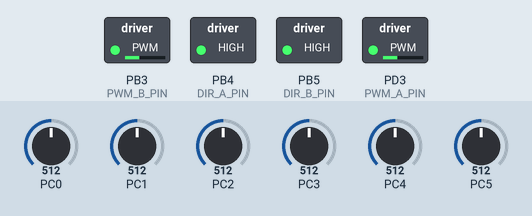
The program below on a simulated ATmega328P, built with avr-gcc and emulated at 16 MHz. On the bench: switched loads named in the program (green lamp = pin HIGH). The inputs (shaded band) are chosen by the test bench; at power-on: PC1 = 512, PC2 = 512, PC5 = 512, PC0 = 512, PC3 = 512, PC4 = 512.

Above: at 1.2 s.
1.3 s: PC1 set to 544
At 5.26 s:
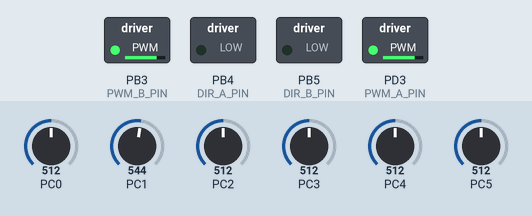
5.3 s: PC2 set to 509
8.8 s: PC5 set to 562
13.0 s: PC0 set to 716
At 14.6 s:
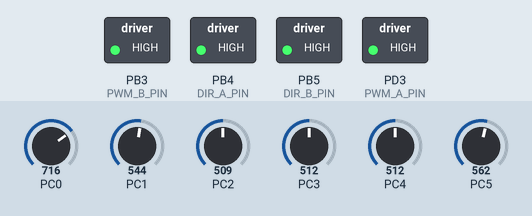
15.4 s: PC0 set to 490
19.6 s: PC0 set to 510
Timing chart, 0 to 23.1 s (numbered marks = the images above; inputs shaded):
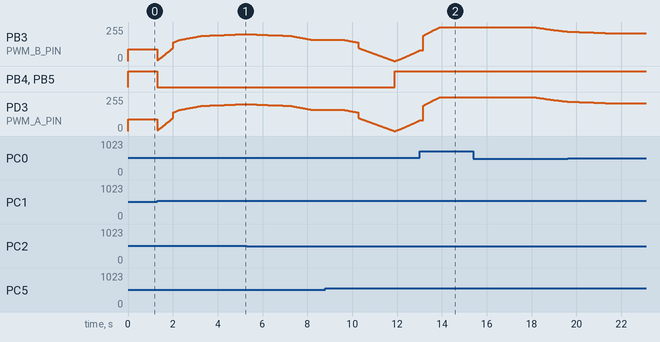

Measured:
- the behaviour switches between 532 and 533 on PC1 (found by bisection; images 0 and 1)
- after the input at 1.3 s, PB4 (DIR_A_PIN), PB5 (DIR_B_PIN): HIGH → LOW at once
- after the input at 8.8 s, PB4 (DIR_A_PIN), PB5 (DIR_B_PIN): LOW → HIGH after 3.1 s
- after the input at 15.4 s, PB3 (PWM_B_PIN), PD3 (PWM_A_PIN): moves from 255/255 to 221/255 over 1.5 s, starting after 2.7 s

The program:

main.c
```c
// (licence header left out)
// This program is free software: you can redistribute it and/or modify
// it under the terms of the GNU General Public License as published by
// the Free Software Foundation, either version 3 of the License, or
// (at your option) any later version.
//
// This program is distributed in the hope that it will be useful,
// but WITHOUT ANY WARRANTY; without even the implied warranty of
// MERCHANTABILITY or FITNESS FOR A PARTICULAR PURPOSE.  See the
// GNU General Public License for more details.
//
// You should have received a copy of the GNU General Public License
// along with this program.  If not, see <http://www.gnu.org/licenses/>.

#include "fixp.h"
#include <stdlib.h>
#include <stdbool.h>
#include <math.h> // Make sure we pick up the optimized AVR math lib.
#include <stdint.h>
#include <stdfix.h>
#include <avr/interrupt.h>
#include "pins.h"
#include "adc.h"

#define TARGET_LOOP_HZ (500)
#define TICKS_PER_LOOP (F_CPU / TARGET_LOOP_HZ)
#define TICK_SECONDS (ACC_LITERAL(1.0) / TARGET_LOOP_HZ)

// Calculate the scaling factor from gyro ADC reading to radians.  The gyro is
// ratiometric with Vs but it doesn't use the full range.
#define RADIANS_PER_DEGREE 0.0174532925
#define V_PER_ADC_UNIT (FRACT_LITERAL(0.0048828125l))
#define GYRO_MAX_DEG_PER_SEC (ACC_LITERAL(150.0))      // From gyro datasheet
#define GYRO_V_PER_DEG_PER_SEC (ACC_LITERAL(0.01125))  // Calibrated value from datasheet.
#define GYRO_DEG_PER_ADC_UNIT (ACC_LITERAL(0.434027777)) // V_PER_ADC_UNIT / GYRO_V_PER_DEG_PER_SEC
#define GYRO_RAD_PER_ADC_UNIT (ACC_LITERAL(0.007575213759)) // (GYRO_DEG_PER_ADC_UNIT * RADIANS_PER_DEGREE)

// Calculate the scaling factor from ADC readings to g.
//
// The accelerometer is ratiometric with Vs but it doesn't use the full range
// from GND to Vs.  At Vs = 5V, it reads about 1V per g.
#define ACCEL_V_PER_G (ACC_LITERAL(1.0))
#define ACCEL_G_PER_ADC_UNIT (V_PER_ADC_UNIT / ACCEL_V_PER_G)

// EEPROM addresses
#define GYRO_OFFSET_ADDR 0
#define GYRO_OFFSET_SIZE sizeof(accum sat)
#define ACCEL_FACT_ADDR (GYRO_OFFSET_ADDR + GYRO_OFFSET_SIZE)
#define ACCEL_FACT_SIZE sizeof(accum sat)

// Default gyro offset used if no calibration has been done.  Unique to each
// gyro.
#define GYRO_OFFSET (ACC_LITERAL(3.982) * GYRO_RAD_PER_ADC_UNIT)

// Allowances for mechanical differences in motors
#define MOTOR_A_FACTOR 1
#define MOTOR_B_FACTOR 1

// Values read from the trim pots.
static uint16_t d_tilt_pot = 512;
static uint16_t x_offset_pot = 512;
static uint16_t gyro_offset_pot = 512;

static accum sat gyro_offset = GYRO_OFFSET;
static accum sat accel_fact = ACC_LITERAL(1);
static bool reset_complete = false;

static accum sat tilt_rads_estimate = ACC_LITERAL(0);
static accum sat tilt_int_rads = ACC_LITERAL(0);

// High water mark for timer values at the end of our ISR.
static long int max_timer = 0;

static accum sat speed = ACC_LITERAL(0);

#define NUM_G_SQ 3
static accum sat total_gs_sq[NUM_G_SQ];
static int gs_idx = 0;

// Counter, used to schedule work that we only do once in a while.
static long int loop_count = 0;
// true if an error has occurred like a timer overflow.
static bool error = false;

#define ABS(x) ((x) < ACC_LITERAL(0) ? -(x) : (x))

// Filter orders.
#define NZEROS 2
#define NPOLES 2

/**
 * Low pass filter. Created via
 * http://www-users.cs.york.ac.uk/~fisher/mkfilter/trad.html
 */
static accum sat filterx(accum sat in)
{
  static accum sat xv[NZEROS+1], yv[NPOLES+1];
  xv[0] = xv[1]; xv[1] = xv[2];
  xv[2] = in / ACC_LITERAL(1.058546241e+03);
  yv[0] = yv[1]; yv[1] = yv[2];
  yv[2] =   (xv[0] + xv[2]) + ACC_LITERAL(2) * xv[1]
                        + ( -ACC_LITERAL(0.9149758348) * yv[0]) + (  ACC_LITERAL(1.9111970674) * yv[1]);
  return yv[2];
}

//static accum sat filtery(accum sat in)
//{
//  static accum sat xv[NZEROS+1], yv[NPOLES+1];
//  xv[0] = xv[1]; xv[1] = xv[2];
//  xv[2] = in / 1.058546241e+03k;
//  yv[0] = yv[1]; yv[1] = yv[2];
//  yv[2] =   (xv[0] + xv[2]) + 2 * xv[1]
//                        + ( -0.9149758348k * yv[0]) + (  1.9111970674k * yv[1]);
//  return yv[2];
//}

/**
 * (Timer 1 == OCR1A) interrupt handler.  Called each time timer 1 hits the top
 * value we set in OCR1A at start of day.
 *
 * The timer is automatically reset to 0 after it hits OCR1A.
 */
ISR(TIMER1_COMPA_vect)
{
  // First step: read the input values from the ADC.  Each ADC conversion takes
  // 0.12msec and we have a budget of 1msec per loop.  First the gyro...
  START_ADC(GYRO_APIN);
  uint16_t raw_gyro_value = wait_for_adc_result();

  // Then the X pin.
  START_ADC(X_APIN);

  // While we're waiting for the X value, convert the gyro value to rads.
  accum sat gyro_rads_per_sec = GYRO_RAD_PER_ADC_UNIT *
                                (ACC_LITERAL(512) - (accum sat)raw_gyro_value);
  gyro_rads_per_sec -= gyro_offset;

  uint16_t raw_x_value = wait_for_adc_result();

  // Then the Y pin.
  START_ADC(Y_APIN);

  // While we're waiting, convert the X value...
  accum sat x_gs = ((accum sat)ACCEL_G_PER_ADC_UNIT) *
                    (raw_x_value - ACC_LITERAL(512));

  uint16_t raw_y_value = wait_for_adc_result();
  accum sat y_gs = ((accum sat)ACCEL_G_PER_ADC_UNIT) *
                    (raw_y_value - ACC_LITERAL(512));

  // Start the ADC in the background while we do the rest of the processing.
  if (loop_count == TARGET_LOOP_HZ / 3) {
    START_ADC(TILT_POT_APIN);
  } else if (loop_count == (TARGET_LOOP_HZ * 2 / 3)) {
    START_ADC(X_POT_APIN);
  } else if (loop_count == TARGET_LOOP_HZ) {
    START_ADC(GYRO_POT_APIN);
  }

  // Filter the inputs from the accelerometer to try to reduce the impact of
  // vibration and acceleration from any movements the bot is making.
  accum sat x_filt_gs = filterx(x_gs) * accel_fact;
  // accum sat y_filt_gs = filtery(y_gs) * accel_fact;

  // Our constant rotation to apply to the accelerometer.  Sets the 0-tilt
  // angle.
  accum sat accel_rotation = ((accum sat)(x_offset_pot - 512) *
                              ACC_LITERAL(0.001));

  // Estimate the tilt from the accelerometer alone.  We'll factor in a fraction
  // of this below.
  accum sat accel_tilt_estimate = x_filt_gs + accel_rotation;

  accum sat gs_sq = (x_gs * x_gs + y_gs * y_gs);
  total_gs_sq[gs_idx++] = ABS(ACC_LITERAL(1.0) - gs_sq * accel_fact * accel_fact);
  if (gs_idx == NUM_G_SQ)
  {
    gs_idx = 0;
  }

  if ((y_gs < ACC_LITERAL(0.1)) && ((x_filt_gs > -ACC_LITERAL(0.6)) || (x_filt_gs < ACC_LITERAL(0.6)))) {
    // We fell over! Shut off the motors.
    speed = 0;
    reset_complete = false;
  } else if (!reset_complete) {
    // We've never been upright, wait until we're righted by the user.
    if (-ACC_LITERAL(0.02) < x_gs && x_gs < ACC_LITERAL(0.02)) {
      tilt_rads_estimate = accel_tilt_estimate;
      speed = 0;
      tilt_int_rads = 0;
      reset_complete = true;
    }
  } else {
    // Normal operation!
#define g_factor (ACC_LITERAL(0.0005))
    tilt_rads_estimate = (ACC_LITERAL(1.0) - g_factor)
        * (tilt_rads_estimate + gyro_rads_per_sec * (accum sat)TICK_SECONDS)
        + g_factor * accel_tilt_estimate;
    tilt_int_rads += tilt_rads_estimate * (accum sat)TICK_SECONDS;

#define D_TILT_FACT ACC_LITERAL(16.0)
#define TILT_FACT ACC_LITERAL(400.0)
#define TILT_INT_FACT ACC_LITERAL(100.0)

#define MAX_TILT_INT (0.01)

    if (tilt_int_rads > (accum sat)MAX_TILT_INT) {
      tilt_int_rads = (accum sat)MAX_TILT_INT;
    }
    if (tilt_int_rads < -(accum sat)MAX_TILT_INT) {
      tilt_int_rads = -(accum sat)MAX_TILT_INT;
    }

    speed = tilt_rads_estimate * TILT_FACT +
            tilt_int_rads * TILT_INT_FACT +
            gyro_rads_per_sec * D_TILT_FACT;

    if (TCNT1 > max_timer) {
      max_timer = TCNT1;
    }
  }

  // Set the motor directions
  if (speed < 0) {
    WRITE_PIN(DIR_A_PORT, DIR_A_PIN, PIN_OFF);
    WRITE_PIN(DIR_B_PORT, DIR_B_PIN, PIN_OFF);
  } else {
    WRITE_PIN(DIR_A_PORT, DIR_A_PIN, PIN_ON);
    WRITE_PIN(DIR_B_PORT, DIR_B_PIN, PIN_ON);
  }

  // Set the motor speeds.
  accum sat abs_speed = ABS(speed);
  if (abs_speed > 0 && abs_speed < 10) {
    abs_speed *= 10;
  } else if (abs_speed < 20) {
    abs_speed *= 5;
    abs_speed += 90;
  } else {
    abs_speed += 170;
    if (abs_speed > 0xff) {
      abs_speed = 0xff;
    }
  }

  uint8_t motor_a_speed = (uint8_t)abs_speed;
  uint8_t motor_b_speed = (uint8_t)abs_speed;

  PWM_A = motor_a_speed;
  PWM_B = motor_b_speed;

  if (loop_count == TARGET_LOOP_HZ / 3) {
    d_tilt_pot = wait_for_adc_result();
  } else if (loop_count == (TARGET_LOOP_HZ * 2 / 3)) {
    x_offset_pot = wait_for_adc_result();
  } else if (loop_count == TARGET_LOOP_HZ) {
    gyro_offset_pot = wait_for_adc_result();
    loop_count = 0;
    if (error) {
      // There's been an error, turn on our status LED permanently.
      WRITE_PIN(LED_PORT, LED_PIN, PIN_ON);
    } else {
      // No error, toggle the status LED once per second as a heartbeat.
      TOGGLE_PIN(LED_PORT, LED_PIN, PIN_ON);
    }
  }
  if (bit_is_set(TIFR1, OCF1A))
  {
    // This loop took too long and the timer wrapped.  That means that our
    // timing will be incorrect.
    error = true;
  }
  loop_count++;
}

void setup() {
  // Set control pins to be outputs.
  SET_DIRECTION(PWM_A_PORT, PWM_A_PIN, DIR_OUT);
  SET_DIRECTION(PWM_B_PORT, PWM_B_PIN, DIR_OUT);
  SET_DIRECTION(DIR_A_PORT, DIR_A_PIN, DIR_OUT);
  SET_DIRECTION(DIR_B_PORT, DIR_B_PIN, DIR_OUT);

  // Turn on internal pull-up on switch input.  Note: turning on the pullup
  // uses the PORTxn register, just like writing to an output pin.
  SET_DIRECTION(SWITCH_PORT, SWITCH_PIN, DIR_IN);
  WRITE_PIN(SWITCH_PORT, SWITCH_PIN, PIN_ON);

  // Configure Timer2 for motor PWM outputs.
  // Enable PWM on each of the outputs.  Set phase-correct mode.
  TCCR2A = _BV(COM2A1) | _BV(COM2B1) | _BV(WGM20);
  TCCR2B = _BV(CS21) | _BV(CS20); // CLK/32 prescaler
  // Turn off motors for now.
  PWM_A = 0;
  PWM_B = 0;

  // Configure the Serial port.  BlueSMIRF defaults to 115200bps.
  // TODO Configure serial

  // Read calibration data from EEPROM.
  // TODO EEPROM

  // We use Timer 1 as our accurate timebase.
  // Set it to CTC mode so that we can configure its TOP value in OCR1A.
  TCCR1A = 0;
  TCCR1B = _BV(WGM12) | _BV(CS10);
  TIMSK1 = _BV(OCIE1A); // Enable (Timer 1 == OCR1A) interrupt.
  // Have to set TOP value *after* setting up the timer or it is lost.
#if TICKS_PER_LOOP > UINT16_MAX
#error TICKS_PER_LOOP too big
#endif
  OCR1A = TICKS_PER_LOOP;

  // Configure ADC.
  // Use AVcc for reference.
  ADMUX |= _BV(REFS0);
  // Enable ADC; set CLK/128 prescaler.
  ADCSRA |= _BV(ADEN) | _BV(ADPS2) | _BV(ADPS1) | _BV(ADPS0);
  // Disable digital input on the analog pins.
  DIDR0 |= _BV(ADC5D) | _BV(ADC4D) | _BV(ADC3D) |
           _BV(ADC2D) | _BV(ADC1D) | _BV(ADC0D);

  // Enable interrupts
  sei();
}

void loop() {
  __asm__("NOP");
}

int main() {
  setup();

  while (1) {
    loop();
  }
  return 0;
}
```

adc.h
```c
/*
 * adc.h
 *
 *  Created on: Feb 10, 2015
 *      Author: shaun
 */

#ifndef ADC_H_
#define ADC_H_

#include <stdint.h>

// Arduino has a 10-bit ADC, giving a range of 0-1023.  0 represents GND, 1023
// represents Vcc - 1 LSB.  Hence, 512 is the midpoint.
#define ADC_RANGE (1024)
#define ADC_HALF_RANGE (512)


#define SELECT_ADC_CHANNEL(apin) ADMUX = (ADMUX & 0b11110000) | apin
#define START_ADC(apin) \
  SELECT_ADC_CHANNEL(apin); \
  ADCSRA |= _BV(ADSC)


uint16_t wait_for_adc_result() {
  while (bit_is_set(ADCSRA, ADSC)) {
    // Wait.
  }
  return ADCW;
}


#endif /* ADC_H_ */
```

fixp.h
```c
/*
 * fixp.h
 *
 *  Created on: Feb 8, 2015
 *      Author: shaun
 */

#ifndef FIXP_H_
#define FIXP_H_

#ifdef ECLIPSE_INDEXER
#define ACC_LITERAL(num) num
#define FRACT_LITERAL(num) num
#define _Accum float
#define _Fract float
#define _Sat
#else
#define ACC_LITERAL(num) num##k
#define FRACT_LITERAL(num) num##r
#endif

#endif /* FIXP_H_ */
```

pins.h
```c
/*
 * pins.h
 *
 *  Created on: Feb 8, 2015
 *      Author: shaun
 */

#ifndef PINS_H_
#define PINS_H_

#define SET_DIRECTION_INNER(port, pin, out) if (out) {\
  DDR##port |= _BV(DD##port##pin); \
} else { \
  DDR##port &= ~_BV(DD##port##pin); \
}
#define SET_DIRECTION(port, pin, out) SET_DIRECTION_INNER(port, pin, out)
#define DIR_OUT 1
#define DIR_IN 0

#define WRITE_PIN_INNER(port, pin, out) do { if (out) {\
  PORT##port |= _BV(PORT##port##pin); \
} else { \
  PORT##port &= ~_BV(PORT##port##pin); \
} } while (0)
#define WRITE_PIN(port, pin, out) WRITE_PIN_INNER(port, pin, out)

#define TOGGLE_PIN_INNER(port, pin, out) do { if (out) {\
  PIN##port |= _BV(PIN##port##pin); \
} else { \
  PIN##port &= ~_BV(PIN##port##pin); \
} } while (0)
#define TOGGLE_PIN(port, pin, out) TOGGLE_PIN_INNER(port, pin, out)

#define PIN_ON 1
#define PIN_OFF 0


// Pin definitions
#define LED_PORT D
#define LED_PIN 7

// PWM A = PD3 = OC2B // PWM control for motor outputs 1 and 2 is on digital pin 3
#define PWM_A_PORT D
#define PWM_A_PIN 3
#define PWM_A OCR2B
// PWM B = PB3 = OC2A // PWM control for motor outputs 3 and 4 is on digital pin 11
#define PWM_B_PORT B
#define PWM_B_PIN 3
#define PWM_B OCR2A

// direction control for motor outputs 1 and 2 is on Arduino digital pin 12
#define DIR_A_PORT B
#define DIR_A_PIN 4
// direction control for motor outputs 3 and 4 is on Arduino digital pin 13
#define DIR_B_PORT B
#define DIR_B_PIN 5

// Pin connected to our active-low push switch.
#define SWITCH_PORT B
#define SWITCH_PIN 0

// Analog pins assignments.
#define X_APIN 0
#define Y_APIN 1
#define GYRO_APIN 2
#define TILT_POT_APIN 3
#define GYRO_POT_APIN 4
#define X_POT_APIN 5


#endif /* PINS_H_ */
```
